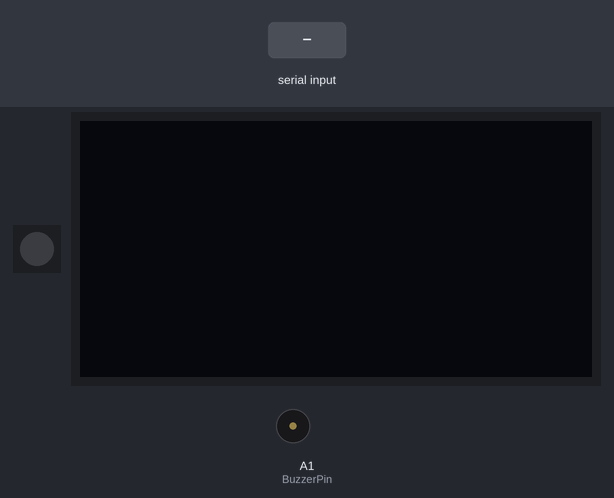
Bench run of a sketch on a simulated Arduino Uno, built with avr-gcc and run on an emulated ATmega328P. Shown: 1 RGB LEDs in strip order, left to right, 128×64 one-colour display, buzzer (waves = sounding, pin HIGH). Inputs (shaded band) come from the test bench. What the sketch prints to the serial monitor is not drawn.

Above: at 1.2 s.
1.3 s: "1\n" received over the second serial link
At 1.59 s:
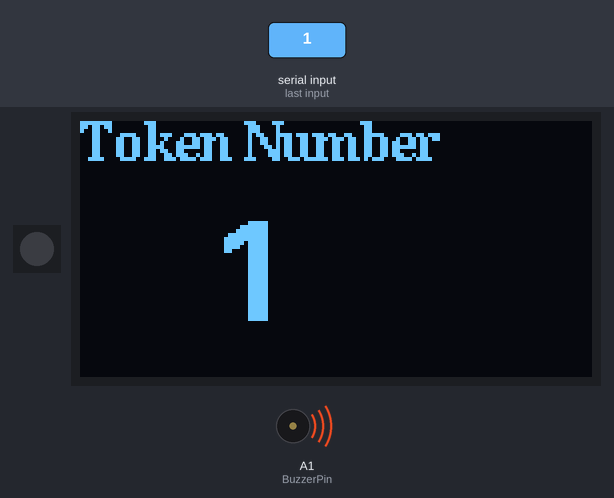
At 7.2 s:
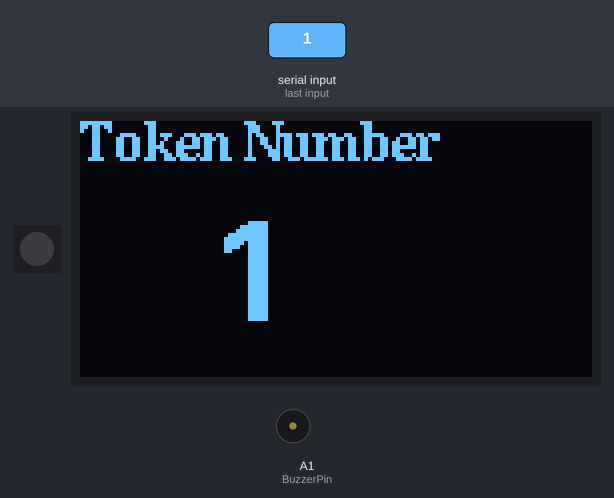
Timing chart, 0 to 8.7 s (numbered marks = the images above; inputs shaded):
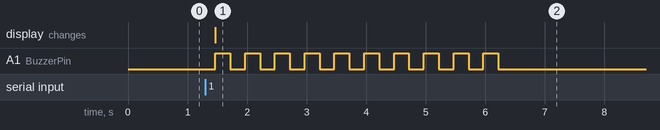

Measured:
- after the input at 1.3 s, A1 (BuzzerPin): alternates HIGH for 0.25 s and LOW for 0.25 s, 20 changes in all, then stays LOW, starting after 0.17 s; the display: changes after 0.17 s (image 1)

The sketch:

RemoteToken.ino
```cpp
// sets up and initialize CGShield
#include <Adafruit_NeoPixel.h>
#include <Wire.h>         // Require for I2C communication

#include <SoftwareSerial.h>
#include "U8glib.h"
#define MYDEVICETOKEN 489 //Comment this line to enable the device to respond to all tokens
SoftwareSerial BTserial(10, 9); // RX | TX
U8GLIB_SH1106_128X64 u8g(U8G_I2C_OPT_NONE);  // I2C / TWI
char receivedData[32] = "";

int BuzzerPin = A1;

// Which pin on the Arduino is connected to the NeoPixels?
// On a Trinket or Gemma we suggest changing this to 1:
#define LED_PIN    6

// Declare our NeoPixel strip object:
Adafruit_NeoPixel strip(1, LED_PIN, NEO_GRB + NEO_KHZ800);

void setup()
{
    Serial.begin(9600);
    Serial.println("Arduino is ready");
    pinMode(BuzzerPin,OUTPUT);
    strip.begin();           // INITIALIZE NeoPixel strip object (REQUIRED)
    strip.show();            // Turn OFF all pixels ASAP
    strip.setBrightness(50); // Set BRIGHTNESS to about 1/5 (max = 255)

    // HC-05 default serial speed for commincation mode is 9600
    BTserial.begin(9600);
}

void loop()
    {
       // Keep reading from HC-05 and send to Arduino Serial Monitor
      if(BTserial.available())
      {
          int data = BTserial.readBytesUntil('\n',receivedData,32);
          receivedData[data] = '\0';
          Serial.write(receivedData);
          displayData();//Display recieved token on OLED
          #ifndef MYDEVICETOKEN
            int recievedToken = atoi(receivedData);
            if(recievedToken == MYDEVICETOKEN)
            {
              Serial.write("Token Identified");
              buzzer();//Turn on Buzzer and RGB LED
            }
          #else
              buzzer();//Turn on Buzzer and RGB LED
          #endif

      }
    }


void displayData()
     {
         u8g.firstPage();
       do
        {
          u8g.setFont(u8g_font_timB10);
          u8g.setPrintPos(0, 10);
          u8g.print("Token Number" );
          u8g.setFont(u8g_font_fub25);
          u8g.setPrintPos(33, 50);
          u8g.print(receivedData);
        } while( u8g.nextPage() );


     }

void buzzer()
    {
      for(byte i=0; i<10; i++)
         {
           strip.setPixelColor(1, 0,100,0);         //  Set pixel's color (in RAM)
           strip.show();
           digitalWrite(BuzzerPin, HIGH);   // turn the LED on (HIGH is the voltage level)
           delay(250);
           strip.setPixelColor(1, 0,0,0);         //  Set pixel's color (in RAM)
           strip.show();
           digitalWrite(BuzzerPin, LOW);    // turn the LED off by making the voltage LOW
           delay(250);               // wait for a second
        }
    }
```
